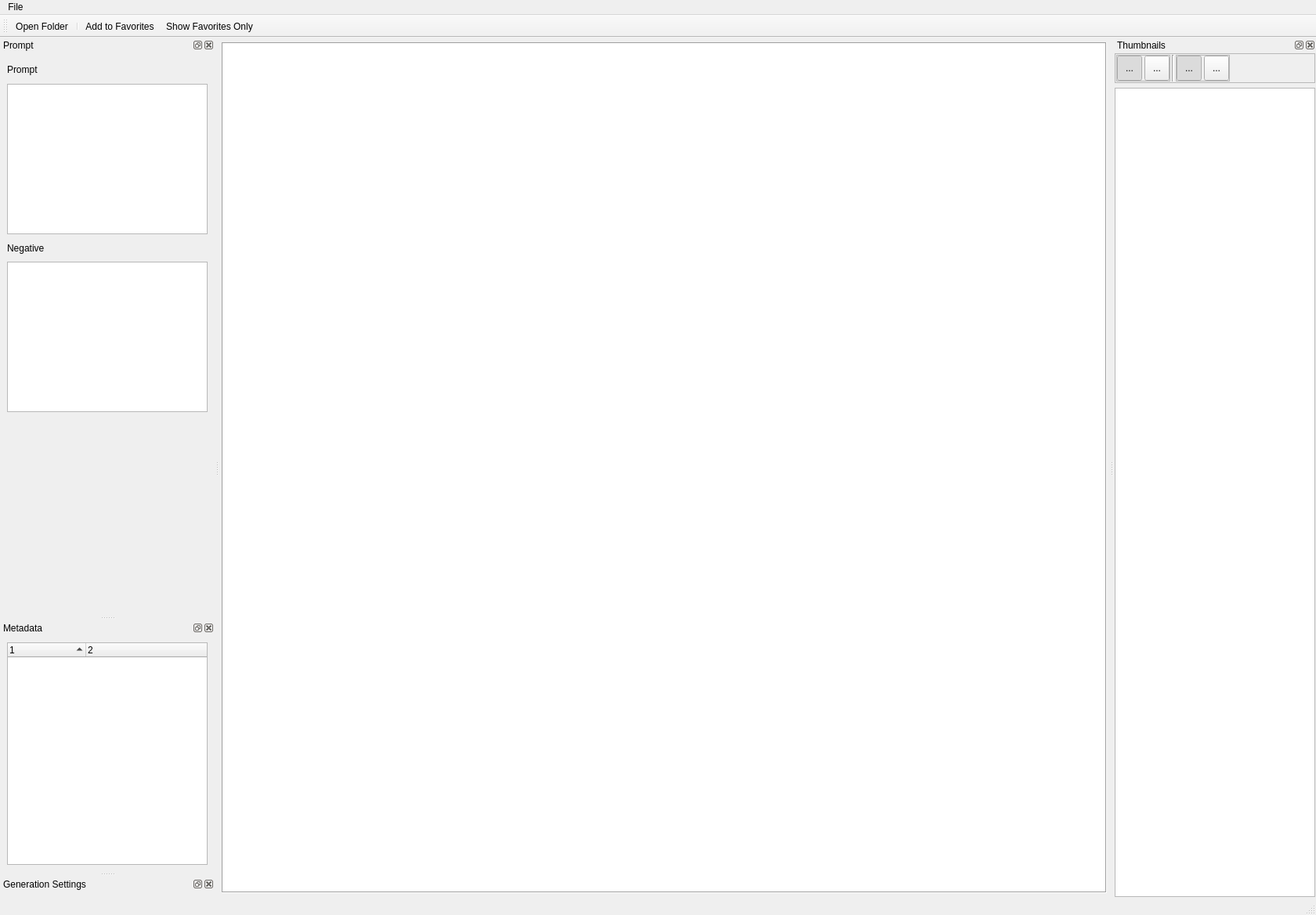
<?xml version="1.0" encoding="UTF-8"?>
<ui version="4.0">
 <class>MainWindow</class>
 <widget class="QMainWindow" name="MainWindow">
  <property name="geometry">
   <rect>
    <x>0</x>
    <y>0</y>
    <width>1680</width>
    <height>1168</height>
   </rect>
  </property>
  <property name="windowTitle">
   <string>.inviewer</string>
  </property>
  <property name="documentMode">
   <bool>false</bool>
  </property>
  <property name="tabShape">
   <enum>QTabWidget::Rounded</enum>
  </property>
  <property name="dockNestingEnabled">
   <bool>true</bool>
  </property>
  <property name="dockOptions">
   <set>QMainWindow::AllowNestedDocks|QMainWindow::AllowTabbedDocks|QMainWindow::AnimatedDocks|QMainWindow::VerticalTabs</set>
  </property>
  <widget class="QWidget" name="centralwidget">
   <property name="sizePolicy">
    <sizepolicy hsizetype="Expanding" vsizetype="Expanding">
     <horstretch>0</horstretch>
     <verstretch>0</verstretch>
    </sizepolicy>
   </property>
   <property name="maximumSize">
    <size>
     <width>16777215</width>
     <height>16777215</height>
    </size>
   </property>
   <layout class="QVBoxLayout" name="verticalLayout_27">
    <property name="leftMargin">
     <number>3</number>
    </property>
    <property name="topMargin">
     <number>6</number>
    </property>
    <property name="rightMargin">
     <number>3</number>
    </property>
    <property name="bottomMargin">
     <number>6</number>
    </property>
    <item>
     <widget class="ImageViewer" name="imageView">
      <property name="sizePolicy">
       <sizepolicy hsizetype="Expanding" vsizetype="Expanding">
        <horstretch>0</horstretch>
        <verstretch>0</verstretch>
       </sizepolicy>
      </property>
      <property name="frameShape">
       <enum>QFrame::Box</enum>
      </property>
     </widget>
    </item>
   </layout>
  </widget>
  <widget class="QMenuBar" name="menubar">
   <property name="geometry">
    <rect>
     <x>0</x>
     <y>0</y>
     <width>1680</width>
     <height>22</height>
    </rect>
   </property>
   <widget class="QMenu" name="menuFile">
    <property name="title">
     <string>File</string>
    </property>
    <addaction name="actionOpen_Folder"/>
    <addaction name="separator"/>
    <addaction name="actionE_xit"/>
   </widget>
   <addaction name="menuFile"/>
  </widget>
  <widget class="QStatusBar" name="statusbar"/>
  <widget class="QDockWidget" name="promptDock">
   <property name="sizePolicy">
    <sizepolicy hsizetype="Preferred" vsizetype="Minimum">
     <horstretch>0</horstretch>
     <verstretch>0</verstretch>
    </sizepolicy>
   </property>
   <property name="floating">
    <bool>false</bool>
   </property>
   <property name="features">
    <set>QDockWidget::DockWidgetClosable|QDockWidget::DockWidgetFloatable|QDockWidget::DockWidgetMovable</set>
   </property>
   <property name="allowedAreas">
    <set>Qt::AllDockWidgetAreas</set>
   </property>
   <property name="windowTitle">
    <string>Prompt</string>
   </property>
   <attribute name="dockWidgetArea">
    <number>1</number>
   </attribute>
   <widget class="QWidget" name="dockWidgetContents">
    <layout class="QVBoxLayout" name="verticalLayout_25">
     <item>
      <layout class="QVBoxLayout" name="verticalLayout_21">
       <item>
        <layout class="QVBoxLayout" name="verticalLayout_22">
         <item>
          <layout class="QHBoxLayout" name="horizontalLayout_3">
           <property name="sizeConstraint">
            <enum>QLayout::SetDefaultConstraint</enum>
           </property>
           <item>
            <widget class="QLabel" name="label_15">
             <property name="text">
              <string>Prompt</string>
             </property>
            </widget>
           </item>
           <item>
            <widget class="QToolButton" name="promptFilter">
             <property name="text">
              <string notr="true"/>
             </property>
             <property name="iconSize">
              <size>
               <width>18</width>
               <height>18</height>
              </size>
             </property>
             <property name="checkable">
              <bool>true</bool>
             </property>
             <property name="autoRaise">
              <bool>true</bool>
             </property>
            </widget>
           </item>
          </layout>
         </item>
         <item>
          <widget class="TextBox" name="promptText">
           <property name="readOnly">
            <bool>true</bool>
           </property>
          </widget>
         </item>
         <item>
          <layout class="QVBoxLayout" name="verticalLayout_23">
           <item>
            <layout class="QHBoxLayout" name="horizontalLayout_18">
             <item>
              <widget class="QLabel" name="label_16">
               <property name="text">
                <string>Negative</string>
               </property>
              </widget>
             </item>
             <item>
              <widget class="QToolButton" name="negativePromptFilter">
               <property name="text">
                <string notr="true"/>
               </property>
               <property name="checkable">
                <bool>true</bool>
               </property>
               <property name="autoRaise">
                <bool>true</bool>
               </property>
              </widget>
             </item>
            </layout>
           </item>
           <item>
            <widget class="TextBox" name="negativePromptText">
             <property name="readOnly">
              <bool>true</bool>
             </property>
            </widget>
           </item>
          </layout>
         </item>
        </layout>
       </item>
      </layout>
     </item>
     <item>
      <spacer name="verticalSpacer_7">
       <property name="orientation">
        <enum>Qt::Vertical</enum>
       </property>
       <property name="sizeHint" stdset="0">
        <size>
         <width>20</width>
         <height>40</height>
        </size>
       </property>
      </spacer>
     </item>
    </layout>
   </widget>
  </widget>
  <widget class="QDockWidget" name="metadataDock">
   <property name="sizePolicy">
    <sizepolicy hsizetype="Preferred" vsizetype="Minimum">
     <horstretch>0</horstretch>
     <verstretch>0</verstretch>
    </sizepolicy>
   </property>
   <property name="floating">
    <bool>false</bool>
   </property>
   <property name="windowTitle">
    <string>Metadata</string>
   </property>
   <attribute name="dockWidgetArea">
    <number>1</number>
   </attribute>
   <widget class="QWidget" name="dockWidgetContents_2">
    <layout class="QVBoxLayout" name="verticalLayout_3">
     <item>
      <widget class="MetadataTree" name="metadataWidget">
       <property name="rootIsDecorated">
        <bool>true</bool>
       </property>
       <property name="uniformRowHeights">
        <bool>false</bool>
       </property>
       <property name="sortingEnabled">
        <bool>true</bool>
       </property>
       <property name="wordWrap">
        <bool>true</bool>
       </property>
       <property name="columnCount">
        <number>2</number>
       </property>
       <attribute name="headerVisible">
        <bool>true</bool>
       </attribute>
       <column>
        <property name="text">
         <string notr="true">1</string>
        </property>
       </column>
       <column>
        <property name="text">
         <string notr="true">2</string>
        </property>
       </column>
      </widget>
     </item>
    </layout>
   </widget>
  </widget>
  <widget class="GenerationSettingsWindow" name="SettingsDock">
   <property name="floating">
    <bool>false</bool>
   </property>
   <property name="windowTitle">
    <string>Generation Settings</string>
   </property>
   <attribute name="dockWidgetArea">
    <number>1</number>
   </attribute>
  </widget>
  <widget class="QDockWidget" name="thumbnailsDock">
   <property name="windowTitle">
    <string>Thumbnails</string>
   </property>
   <attribute name="dockWidgetArea">
    <number>2</number>
   </attribute>
   <widget class="QWidget" name="dockWidgetContents_5">
    <layout class="QVBoxLayout" name="verticalLayout_28">
     <property name="leftMargin">
      <number>1</number>
     </property>
     <property name="topMargin">
      <number>1</number>
     </property>
     <property name="rightMargin">
      <number>1</number>
     </property>
     <property name="bottomMargin">
      <number>1</number>
     </property>
     <item>
      <widget class="QFrame" name="frame">
       <property name="sizePolicy">
        <sizepolicy hsizetype="Preferred" vsizetype="Minimum">
         <horstretch>0</horstretch>
         <verstretch>0</verstretch>
        </sizepolicy>
       </property>
       <property name="maximumSize">
        <size>
         <width>16777215</width>
         <height>16777215</height>
        </size>
       </property>
       <property name="frameShape">
        <enum>QFrame::StyledPanel</enum>
       </property>
       <property name="frameShadow">
        <enum>QFrame::Raised</enum>
       </property>
       <layout class="QHBoxLayout" name="horizontalLayout">
        <property name="spacing">
         <number>2</number>
        </property>
        <property name="leftMargin">
         <number>1</number>
        </property>
        <property name="topMargin">
         <number>1</number>
        </property>
        <property name="rightMargin">
         <number>1</number>
        </property>
        <property name="bottomMargin">
         <number>1</number>
        </property>
        <item>
         <widget class="QFrame" name="frame_2">
          <property name="frameShape">
           <enum>QFrame::StyledPanel</enum>
          </property>
          <property name="frameShadow">
           <enum>QFrame::Raised</enum>
          </property>
          <layout class="QHBoxLayout" name="horizontalLayout_2">
           <property name="spacing">
            <number>3</number>
           </property>
           <property name="leftMargin">
            <number>0</number>
           </property>
           <property name="topMargin">
            <number>0</number>
           </property>
           <property name="rightMargin">
            <number>0</number>
           </property>
           <property name="bottomMargin">
            <number>0</number>
           </property>
           <item>
            <widget class="QToolButton" name="toolButton">
             <property name="minimumSize">
              <size>
               <width>32</width>
               <height>32</height>
              </size>
             </property>
             <property name="maximumSize">
              <size>
               <width>32</width>
               <height>32</height>
              </size>
             </property>
             <property name="text">
              <string>...</string>
             </property>
             <property name="icon">
              <iconset>
               <normaloff>icons/letter-english-a.svg</normaloff>icons/letter-english-a.svg</iconset>
             </property>
             <property name="iconSize">
              <size>
               <width>30</width>
               <height>30</height>
              </size>
             </property>
             <property name="checkable">
              <bool>true</bool>
             </property>
             <property name="checked">
              <bool>true</bool>
             </property>
             <property name="autoExclusive">
              <bool>true</bool>
             </property>
            </widget>
           </item>
           <item>
            <widget class="QToolButton" name="toolButton_2">
             <property name="sizePolicy">
              <sizepolicy hsizetype="Fixed" vsizetype="Fixed">
               <horstretch>0</horstretch>
               <verstretch>0</verstretch>
              </sizepolicy>
             </property>
             <property name="minimumSize">
              <size>
               <width>32</width>
               <height>32</height>
              </size>
             </property>
             <property name="maximumSize">
              <size>
               <width>32</width>
               <height>32</height>
              </size>
             </property>
             <property name="text">
              <string>...</string>
             </property>
             <property name="icon">
              <iconset>
               <normaloff>icons/calender.svg</normaloff>icons/calender.svg</iconset>
             </property>
             <property name="iconSize">
              <size>
               <width>30</width>
               <height>30</height>
              </size>
             </property>
             <property name="checkable">
              <bool>true</bool>
             </property>
             <property name="checked">
              <bool>false</bool>
             </property>
             <property name="autoExclusive">
              <bool>true</bool>
             </property>
            </widget>
           </item>
          </layout>
         </widget>
        </item>
        <item>
         <widget class="Line" name="line">
          <property name="orientation">
           <enum>Qt::Vertical</enum>
          </property>
         </widget>
        </item>
        <item>
         <widget class="QFrame" name="frame_3">
          <property name="frameShape">
           <enum>QFrame::StyledPanel</enum>
          </property>
          <property name="frameShadow">
           <enum>QFrame::Raised</enum>
          </property>
          <layout class="QHBoxLayout" name="horizontalLayout_4">
           <property name="spacing">
            <number>3</number>
           </property>
           <property name="leftMargin">
            <number>0</number>
           </property>
           <property name="topMargin">
            <number>0</number>
           </property>
           <property name="rightMargin">
            <number>0</number>
           </property>
           <property name="bottomMargin">
            <number>0</number>
           </property>
           <item>
            <widget class="QToolButton" name="toolButton_3">
             <property name="minimumSize">
              <size>
               <width>32</width>
               <height>32</height>
              </size>
             </property>
             <property name="maximumSize">
              <size>
               <width>32</width>
               <height>32</height>
              </size>
             </property>
             <property name="text">
              <string>...</string>
             </property>
             <property name="icon">
              <iconset>
               <normaloff>icons/sort-amount-down.svg</normaloff>icons/sort-amount-down.svg</iconset>
             </property>
             <property name="iconSize">
              <size>
               <width>30</width>
               <height>30</height>
              </size>
             </property>
             <property name="checkable">
              <bool>true</bool>
             </property>
             <property name="checked">
              <bool>true</bool>
             </property>
             <property name="autoExclusive">
              <bool>true</bool>
             </property>
            </widget>
           </item>
           <item>
            <widget class="QToolButton" name="toolButton_4">
             <property name="sizePolicy">
              <sizepolicy hsizetype="Fixed" vsizetype="Fixed">
               <horstretch>0</horstretch>
               <verstretch>0</verstretch>
              </sizepolicy>
             </property>
             <property name="minimumSize">
              <size>
               <width>32</width>
               <height>32</height>
              </size>
             </property>
             <property name="maximumSize">
              <size>
               <width>32</width>
               <height>32</height>
              </size>
             </property>
             <property name="text">
              <string>...</string>
             </property>
             <property name="icon">
              <iconset>
               <normaloff>icons/sort-amount-up.svg</normaloff>icons/sort-amount-up.svg</iconset>
             </property>
             <property name="iconSize">
              <size>
               <width>30</width>
               <height>30</height>
              </size>
             </property>
             <property name="checkable">
              <bool>true</bool>
             </property>
             <property name="checked">
              <bool>false</bool>
             </property>
             <property name="autoExclusive">
              <bool>true</bool>
             </property>
            </widget>
           </item>
          </layout>
         </widget>
        </item>
        <item>
         <spacer name="horizontalSpacer">
          <property name="orientation">
           <enum>Qt::Horizontal</enum>
          </property>
          <property name="sizeHint" stdset="0">
           <size>
            <width>40</width>
            <height>20</height>
           </size>
          </property>
         </spacer>
        </item>
       </layout>
      </widget>
     </item>
     <item>
      <widget class="ImageListWidget" name="imageList"/>
     </item>
    </layout>
   </widget>
  </widget>
  <widget class="QToolBar" name="toolBar">
   <property name="windowTitle">
    <string>toolBar</string>
   </property>
   <property name="orientation">
    <enum>Qt::Horizontal</enum>
   </property>
   <property name="toolButtonStyle">
    <enum>Qt::ToolButtonIconOnly</enum>
   </property>
   <attribute name="toolBarArea">
    <enum>TopToolBarArea</enum>
   </attribute>
   <attribute name="toolBarBreak">
    <bool>false</bool>
   </attribute>
   <addaction name="actionOpen_Folder"/>
   <addaction name="separator"/>
   <addaction name="actionAdd_to_Favorites"/>
   <addaction name="actionShow_Favorites_Only"/>
  </widget>
  <action name="actionOpen_Folder">
   <property name="icon">
    <iconset>
     <normaloff>icons/folder-open.svg</normaloff>icons/folder-open.svg</iconset>
   </property>
   <property name="text">
    <string>&amp;Open Folder...</string>
   </property>
  </action>
  <action name="actionE_xit">
   <property name="text">
    <string>E&amp;xit</string>
   </property>
   <property name="menuRole">
    <enum>QAction::QuitRole</enum>
   </property>
  </action>
  <action name="actionAdd_to_Favorites">
   <property name="checkable">
    <bool>true</bool>
   </property>
   <property name="icon">
    <iconset resource="resources.qrc">
     <normaloff>:/image/icons/heart-medical.svg</normaloff>
     <normalon>:/image/icons/heart-break.svg</normalon>:/image/icons/heart-medical.svg</iconset>
   </property>
   <property name="text">
    <string>Add to Favorites</string>
   </property>
   <property name="toolTip">
    <string>Add to Favorites</string>
   </property>
   <property name="menuRole">
    <enum>QAction::ApplicationSpecificRole</enum>
   </property>
  </action>
  <action name="actionRemove_from_Favorites">
   <property name="icon">
    <iconset resource="resources.qrc">
     <normaloff>:/image/icons/heart-break.svg</normaloff>:/image/icons/heart-break.svg</iconset>
   </property>
   <property name="text">
    <string>Remove from Favorites</string>
   </property>
   <property name="toolTip">
    <string>Remove from Favorites</string>
   </property>
   <property name="menuRole">
    <enum>QAction::ApplicationSpecificRole</enum>
   </property>
  </action>
  <action name="actionShow_Favorites_Only">
   <property name="checkable">
    <bool>true</bool>
   </property>
   <property name="icon">
    <iconset resource="resources.qrc">
     <normaloff>:/image/icons/heart.svg</normaloff>:/image/icons/heart.svg</iconset>
   </property>
   <property name="text">
    <string>Show Favorites Only</string>
   </property>
   <property name="toolTip">
    <string>Show Favorites Only</string>
   </property>
   <property name="menuRole">
    <enum>QAction::ApplicationSpecificRole</enum>
   </property>
  </action>
 </widget>
 <customwidgets>
  <customwidget>
   <class>ImageListWidget</class>
   <extends>QListWidget</extends>
   <header>image_list_widget</header>
  </customwidget>
  <customwidget>
   <class>ImageViewer</class>
   <extends>QGraphicsView</extends>
   <header>image_viewer</header>
  </customwidget>
  <customwidget>
   <class>MetadataTree</class>
   <extends>QTreeWidget</extends>
   <header>metadata_tree</header>
  </customwidget>
  <customwidget>
   <class>TextBox</class>
   <extends>QPlainTextEdit</extends>
   <header>textbox</header>
  </customwidget>
  <customwidget>
   <class>GenerationSettingsWindow</class>
   <extends>QDockWidget</extends>
   <header location="global">settings_window</header>
   <container>1</container>
  </customwidget>
 </customwidgets>
 <resources>
  <include location="resources.qrc"/>
 </resources>
 <connections/>
</ui>
